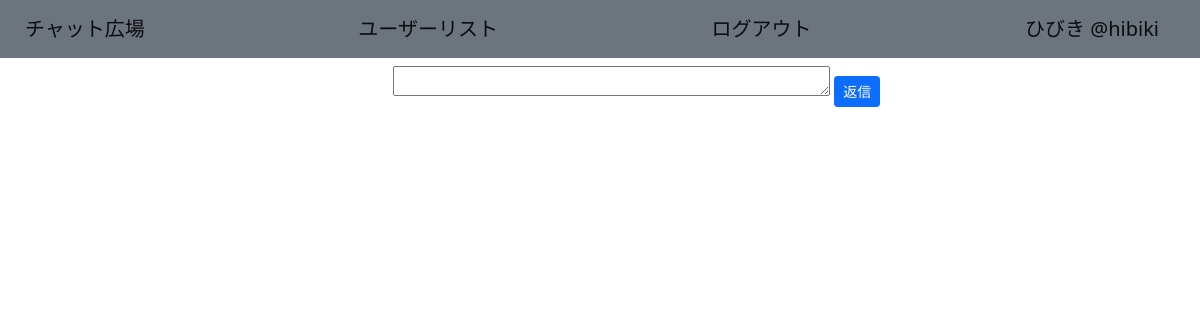
The page /message/user_a (signed in) on the database as committed earlier.
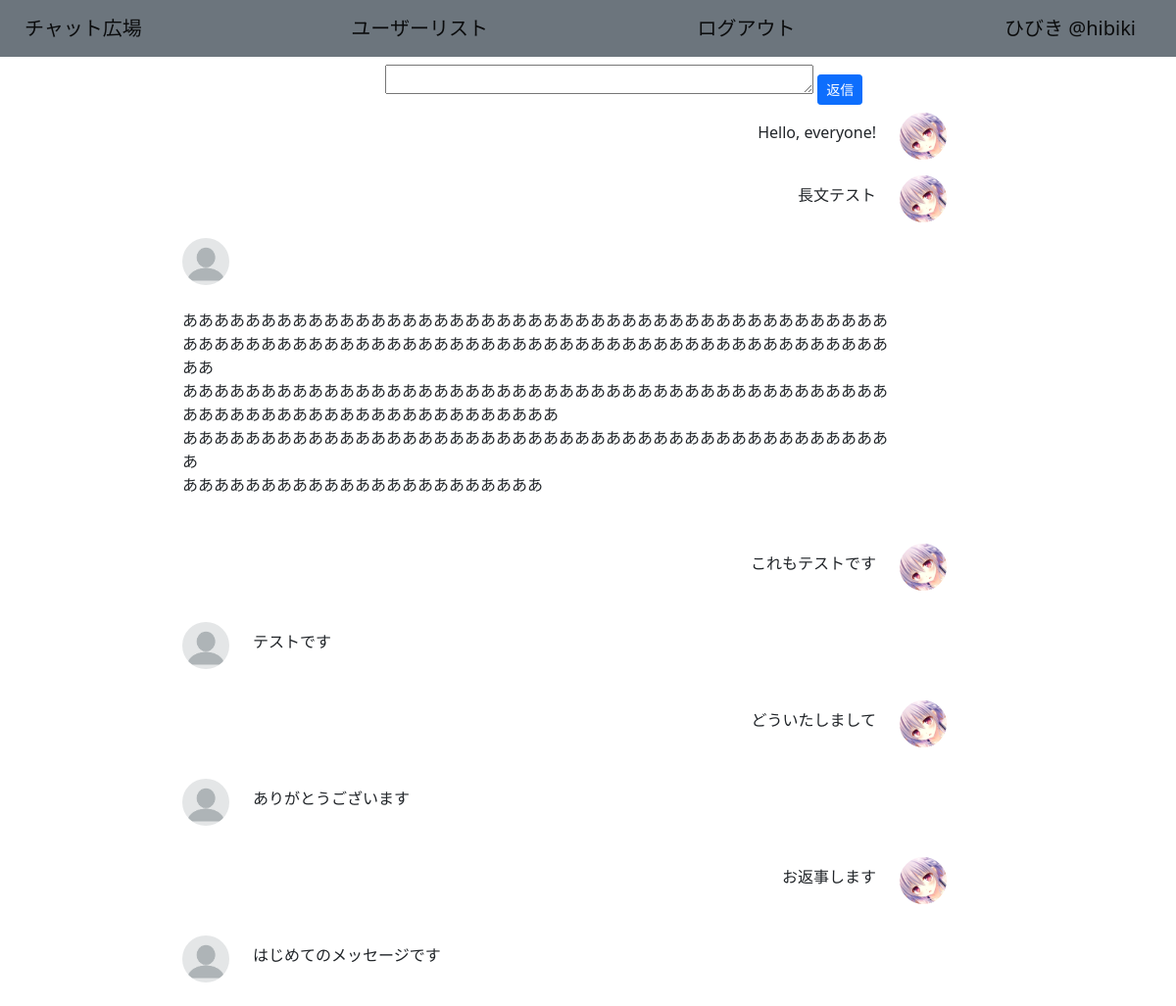
The same page on the database as committed later.
### chatrooms/models.py (models this page shows, shortened)
class Message(models.Model):
    sent = models.ForeignKey(CustomUser, related_name='sent_message', on_delete=models.CASCADE)
    received = models.ForeignKey(CustomUser, related_name='received_message', on_delete=models.CASCADE)
    text = models.TextField()
    image = models.ImageField(upload_to='messasge', height_field=None, width_field=None, blank=True, max_length=100, default=False)
    created_at = models.DateTimeField(auto_now_add=True)
    cancel = models.BooleanField(default=False)

class CustomUser(AbstractUser):
    user_name = models.CharField(max_length=100, default="no name")
    memo = models.TextField()
    created_at = models.DateTimeField(auto_now_add=True)
    icon = models.ImageField(upload_to='icon', height_field=None, width_field=None, blank=True, max_length=100, default=False)
    icon_changed = models.DateTimeField(blank=True, auto_now=True)
    REQUIRED_FIELDS = ["user_name","memo"]
    groups = None
    user_permissions = None
    last_login = None
    first_name = None
    last_name = None
    email_address = None
    date_joined = None

### chatrooms/views/message.py (the view)
# urls.py: path('message/<p>',message.MessageRoomView.as_view(), name="mr"),
class MessageRoomView(ListView):
    template_name='message/room.html'
    model = models.Message
    def get_queryset(self, **kwargs):
        qs = super().get_queryset()
        try:
            qs1 = qs.filter(received=self.request.user, sent=models.CustomUser.objects.get(username=self.kwargs.get('p')))
            qs2 = qs.filter(sent=self.request.user, received=models.CustomUser.objects.get(username=self.kwargs.get('p')))
            qs = qs1 | qs2
            qs = qs.order_by("-created_at")
        except:
            qs = []
        return qs
    def get_context_data(self,**kwargs):
        context = super().get_context_data()
        context['messageform']=forms.MessageCreateForm
        context['p']=self.kwargs.get('p')
        return context

### chatrooms/templatetags/icon_filter.py (called while the page is built)
@register.filter
def icon_filter(icon_field):
    if icon_field != 'False':
        return '/media/'+str(icon_field)
    else:
        return '/media/icon/none.png'

### templates/message/room.html (shortened to what this page needs)
{% extends 'base.html' %}
{% block content %}
{% load icon_filter %}
{% load image_filter %}
<div class="container w-75">
    <div class="container row mt-2 justify-content-end" name="form">
        <form method="post" action="{% url 'mc' p %}" class="rounded form-group col-9 align-items-center">
            {{ messageform.text }}
            <button type="submit" class="btn btn-sm btn-primary">返信</button>
        </form>
      </div>
    <div class="container row" name="message_list">
        {% for message in object_list %}
        {% if message.sent == user %}
        <div class="container row justify-content-end my-2" name="message">
            <div class="container col-auto row" name="sent">
                <div class="col-auto d-flex align-items-center pt-2" name="text">
                    <p>{{message.text|linebreaks}}</p>
                </div>
                <div class="col-auto" name="icon">
                    <a href={%url 'ud' message.sent.pk%}>
                        <img src={{message.sent.icon|icon_filter}} alt={{message.sent.icon}} class="rounded-circle col-auto" width="48" height="48">
                    </a>
                </div>
            </div>
        </div>
        {% else %}
        <div class="container row justify-content-start my-2" name="message">
            <div class="container col-auto row" name="receive">
                <div class="col-auto d-flex align-items-center" name="icon">
                    <a href={%url 'ud' message.sent.pk%}>
                        <img src={{message.sent.icon|icon_filter}} alt={{message.sent.icon}} class="rounded-circle col-auto" width="48" height="48">
                    </a>
                </div>
                <div class="row col-auto d-flex align-items-center pt-2" name="text">
                    <p class="">{{message.text|linebreaks}}</p>
                </div>
            </div>
        </div>
        {% endif %}
        {% endfor %}
    </div>
</div>
  {% endblock content %}

Rows that differ between the two databases and show on the page:
added Message: text "Hello, everyone!", sent.icon|icon_filter (picture)
added Message: text "長文テスト", sent.icon|icon_filter (picture)
added Message: text "ああああああああああああああああああああああああああああああああああああああああああああああああああああああああああああああああああああああああああああああああああああああああああああ あああああああああああああああああああああああああああああああああああああああああああああああああああああああああああああああああああああ ああああああああああああああああああああああああああああああああああああああああああああああ あああああああああああああああああああああああ"
added Message: text "これもテストです", sent.icon|icon_filter (picture)
added Message: text "テストです"
added Message: text "どういたしまして", sent.icon|icon_filter (picture)
added Message: text "ありがとうございます"
added Message: text "お返事します", sent.icon|icon_filter (picture)
added Message: text "はじめてのメッセージです"
